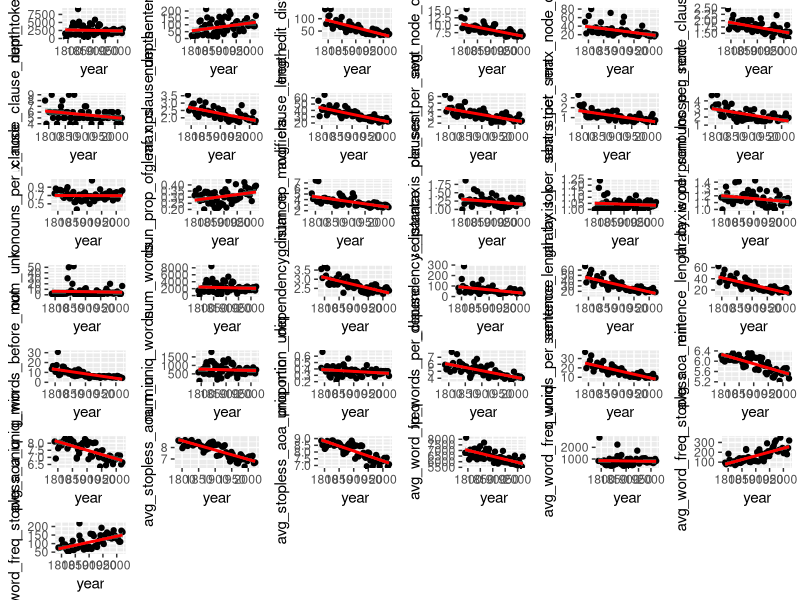

Generate this figure with R:
library(ggplot2)
library(gridExtra)
results <- read.csv("results/complete_12-10.csv")

# setkey(data, V1)
# setindex(data, V1)

# print(range(x["num_words", 2:62]))
# print(length(x["num_words"]))

# x1 <- data["num_sentences", -1]
# y1 <- data["num_words", -1]

# tx <- as.vector(as.matrix(x1))
# ty <- as.vector(as.matrix(y1))

# graphs <- list()
# for (col in colnames(data[-(1:10)])) {
#     p <- ggplot(data, aes(x=year, y=col)) +
#         geom_point() +
#         geom_smooth(method=lm , color="red", fill="#69b3a2", se=TRUE)
#     print(p)
#     graphs <- append(graphs, p)
# }
results <- results[-(4:10)]
results <- results[-(1:2)]

plot_data_column = function (data, column) {
    ggplot(data, aes(x=year, y=data[,column])) +
        ylab(column) +             
        geom_point() +
        geom_smooth(method=lm , color="red", fill="#69b3a2", se=TRUE)
}

myplots <- lapply(colnames(results[-1]), plot_data_column, data = results)

# # print(length(x1))
# # print(length(y1))
# # par(mar = c(1, 1, 1, 1))
# p3 <- ggplot(data, aes(x=year, y=clauses_per_sent)) +
#   geom_point() +
#   geom_smooth(method=lm , color="red", fill="#69b3a2", se=TRUE)

# p4 <- ggplot(data, aes(x=year, y=avg_aoa_min)) +
#   geom_point() +
#   geom_smooth(method=lm , color="red", fill="#69b3a2", se=TRUE)

# p5 <- ggplot(data, aes(x=year, y=avg_word_freq_stopless)) +
#   geom_point() +
#   geom_smooth(method=lm , color="red", fill="#69b3a2", se=TRUE)

# p6 <- ggplot(data, aes(x=year, y=max_dependency_distance)) +
#   geom_point() +
#   geom_smooth(method=lm , color="red", fill="#69b3a2", se=TRUE)


# grid.arrange(p3, p4, p5, p6, ncol=1)
# print(which(x == "num_words"))

# n <- length(graphs)
# nCol <- floor(sqrt(n))
# print(graphs[0])
# grid.arrange(myplots[0])
# grid.arrange(myplots[0])

do.call("grid.arrange", myplots)

# print(colnames(results))

# print(plot_data_column(results, "num_tokens"))

t <- ggplot(results, aes(x=year, y=results[,"num_tokens"])) +
        geom_point() +
        geom_smooth(method=lm , color="red", fill="#69b3a2", se=TRUE)

# print(t)